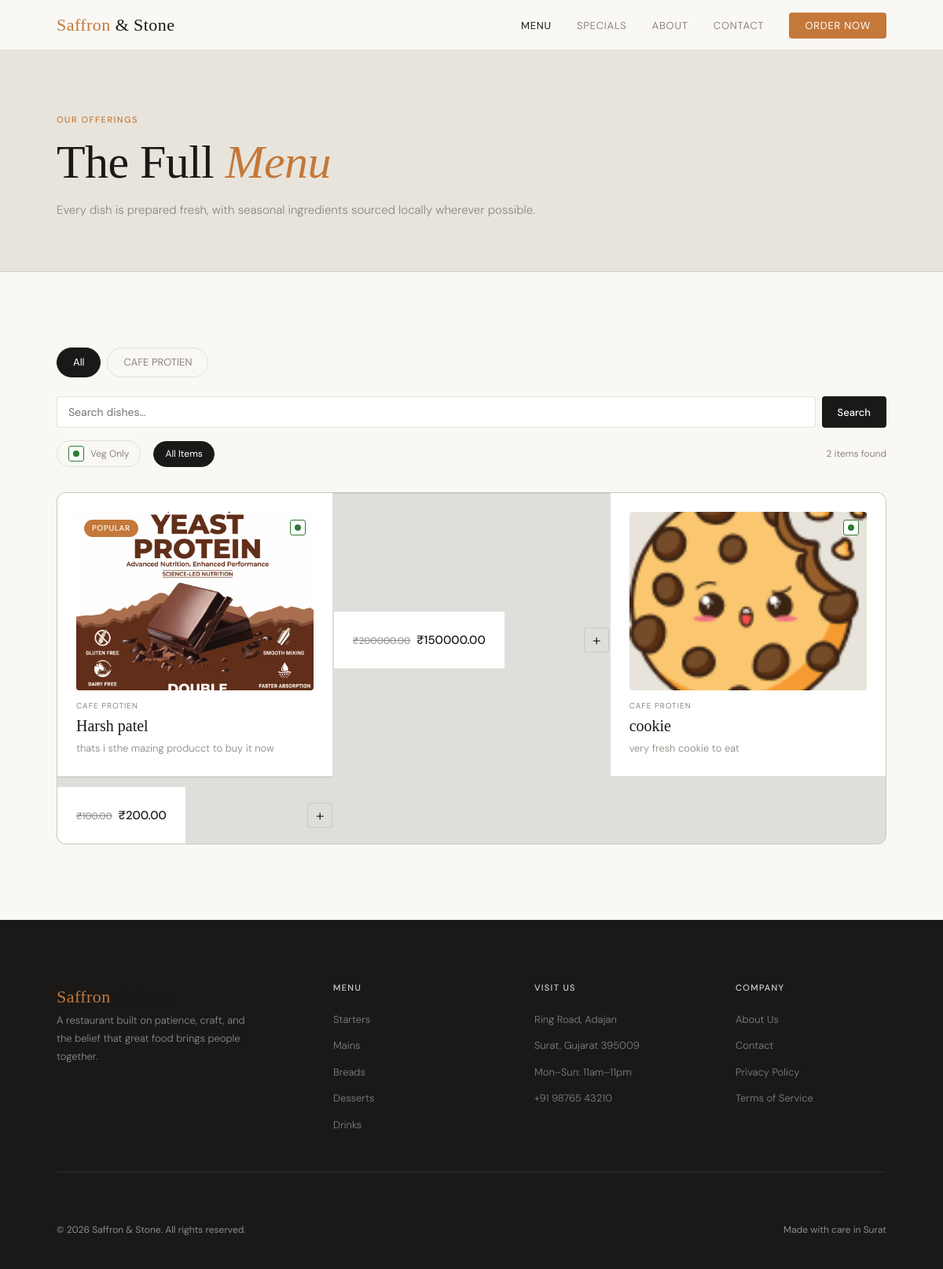
The app's page /menu/ with its own data.
### myapp/models.py (models this page shows, shortened)
class Category(models.Model):
    name      = models.CharField(max_length=100)
    slug      = models.SlugField(unique=True, blank=True)
    order     = models.PositiveIntegerField(default=0)
    is_active = models.BooleanField(default=True)
    class Meta:
        ordering = ['order', 'name']
        verbose_name_plural = 'Categories'

class MenuItem(models.Model):
    category       = models.ForeignKey(Category, on_delete=models.CASCADE, related_name='items')
    name           = models.CharField(max_length=200)
    description    = models.TextField()
    price          = models.DecimalField(max_digits=8, decimal_places=2)
    original_price = models.DecimalField(max_digits=8, decimal_places=2, null=True, blank=True)
    image          = models.ImageField(upload_to='menu/', null=True, blank=True)
    ingredients    = models.TextField(blank=True)
    allergens      = models.TextField(blank=True)
    is_veg         = models.BooleanField(default=True)
    is_active      = models.BooleanField(default=True)
    is_featured    = models.BooleanField(default=False)
    is_popular     = models.BooleanField(default=False)
    is_special     = models.BooleanField(default=False)   # weekend special
    is_spicy       = models.BooleanField(default=False)
    is_gluten_free = models.BooleanField(default=False)
    serves         = models.CharField(max_length=20, blank=True)
    prep_time      = models.PositiveIntegerField(null=True, blank=True, help_text='Minutes')
    created_at     = models.DateTimeField(auto_now_add=True)
    class Meta:
        ordering = ['category', 'name']

### myapp/views.py (the view)
# urls.py: path('menu/',                     menu,             name='menu'),
def menu(request):
    categories    = Category.objects.filter(is_active=True)
    active_cat    = request.GET.get('category', '')
    search_query  = request.GET.get('q', '')
    veg_filter    = request.GET.get('veg', '')
    qs = MenuItem.objects.filter(is_active=True).select_related('category')
    if active_cat:
        qs = qs.filter(category__slug=active_cat)
    if search_query:
        qs = qs.filter(name__icontains=search_query)
    if veg_filter:
        qs = qs.filter(is_veg=True)
    paginator  = Paginator(qs, 12)
    page_num   = request.GET.get('page', 1)
    menu_items = paginator.get_page(page_num)
    context = {
        'categories':    categories,
        'menu_items':    menu_items,
        'active_category': active_cat,
        'search_query':  search_query,
        'veg_filter':    veg_filter,
    }
    return render(request, 'menu.html', context)

### myapp/templates/menu.html (shortened to what this page needs)
{% extends "base.html" %}
{% load static %}
{% block content %}
<div class="page-header">
  <div class="page-header-inner">
    <p class="section-tag">Our Offerings</p>
    <h1>The Full <em>Menu</em></h1>
    <p class="page-header-desc">Every dish is prepared fresh, with seasonal ingredients sourced locally wherever possible.</p>
  </div>
</div>
<section>
  <div class="menu-tabs">
    <a href="{% url 'menu' %}" class="tab {% if not active_category %}active{% endif %}">All</a>
    {% for cat in categories %}
    <a href="{% url 'menu' %}?category={{ cat.slug }}" class="tab {% if active_category == cat.slug %}active{% endif %}">{{ cat.name }}</a>
    {% endfor %}
  </div>
  <form method="get" action="{% url 'menu' %}" class="search-bar">
    <input type="search" name="q" value="{{ search_query|default:'' }}" placeholder="Search dishes…">
    <button type="submit">Search</button>
  </form>
  <div class="filter-row">
    <a href="?{% if active_category %}category={{ active_category }}&{% endif %}veg=1" class="filter-pill {% if veg_filter %}active{% endif %}">
      <span class="card-veg" style="position:static;"></span> Veg Only
    </a>
    <a href="?{% if active_category %}category={{ active_category }}{% endif %}" class="filter-pill {% if not veg_filter %}active{% endif %}">All Items</a>
    <span class="result-count">{{ menu_items|length }} item{{ menu_items|length|pluralize }} found</span>
  </div>
  <div class="menu-grid" style="margin-top:2rem;">
    {% for item in menu_items %}
    <a href="{% url 'menu_item_detail' item.pk %}" class="menu-card">
      <div class="card-img">
        {% if item.image %}
          <img src="{{ item.image.url }}" alt="{{ item.name }}">
        {% else %}
          <img src="https://images.unsplash.com/photo-1585937421612-70a008356fbe?w=600&q=80" alt="{{ item.name }}">
        {% endif %}
        {% if item.is_popular %}<span class="card-badge">Popular</span>{% endif %}
        {% if item.is_veg %}<span class="card-veg"></span>{% else %}<span class="card-nonveg"></span>{% endif %}
      </div>
      <div class="card-body">
        <p class="card-cat">{{ item.category.name }}</p>
        <h3 class="card-name">{{ item.name }}</h3>
        <p class="card-desc">{{ item.description }}</p>
      </div>
      <div class="card-footer">
        <div class="card-price">
          {% if item.original_price %}<span>₹{{ item.original_price }}</span>{% endif %}
          ₹{{ item.price }}
        </div>
        <a href="{% url 'order' %}?item={{ item.pk }}" class="add-btn" onclick="event.stopPropagation()">+</a>
      </div>
    </a>
    {% empty %}
    <div class="empty-state">
      <p>No dishes found. <a href="{% url 'menu' %}">Clear filters</a></p>
    </div>
    {% endfor %}
  </div>
</section>
{% endblock %}

### myapp/templates/base.html (shortened to what this page needs)
<!DOCTYPE html>
<html lang="en">
<head>
{% load static %}
<link rel="stylesheet" href="{% static '/main.css' %}">
</head>
<body>
<nav>
  <a class="nav-logo" href="{% url 'home' %}"><span>Saffron</span> & Stone</a>
  <ul class="nav-links">
    <li><a href="{% url 'menu' %}" {% if request.resolver_match.url_name == 'menu' %}class="active"{% endif %}>Menu</a></li>
    <li><a href="{% url 'specials' %}" {% if request.resolver_match.url_name == 'specials' %}class="active"{% endif %}>Specials</a></li>
    <li><a href="{% url 'about' %}" {% if request.resolver_match.url_name == 'about' %}class="active"{% endif %}>About</a></li>
    <li><a href="{% url 'contact' %}" {% if request.resolver_match.url_name == 'contact' %}class="active"{% endif %}>Contact</a></li>
    <li><a href="{% url 'order' %}" class="nav-cta">Order Now</a></li>
  </ul>
</nav>
{% block content %}{% endblock %}
<footer>
  <div class="footer-top">
    <div class="footer-brand">
      <a class="nav-logo" href="{% url 'home' %}"><span>Saffron</span> & Stone</a>
      <p>A restaurant built on patience, craft, and the belief that great food brings people together.</p>
    </div>
    <div class="footer-col">
      <h4>Menu</h4>
      <ul>
        <li><a href="{% url 'menu' %}?category=starters">Starters</a></li>
        <li><a href="{% url 'menu' %}?category=mains">Mains</a></li>
        <li><a href="{% url 'menu' %}?category=breads">Breads</a></li>
        <li><a href="{% url 'menu' %}?category=desserts">Desserts</a></li>
        <li><a href="{% url 'menu' %}?category=drinks">Drinks</a></li>
      </ul>
    </div>
    <div class="footer-col">
      <h4>Visit Us</h4>
      <ul>
        <li><a href="{% url 'contact' %}">Ring Road, Adajan</a></li>
        <li><a href="#">Surat, Gujarat 395009</a></li>
        <li><a href="#">Mon–Sun: 11am–11pm</a></li>
        <li><a href="tel:+919876543210">+91 98765 43210</a></li>
      </ul>
    </div>
    <div class="footer-col">
      <h4>Company</h4>
      <ul>
        <li><a href="{% url 'about' %}">About Us</a></li>
        <li><a href="{% url 'contact' %}">Contact</a></li>
        <li><a href="#">Privacy Policy</a></li>
        <li><a href="#">Terms of Service</a></li>
      </ul>
    </div>
  </div>
  <div class="footer-bottom">
    <span>© {% now "Y" %} Saffron & Stone. All rights reserved.</span>
    <span>Made with care in Surat</span>
  </div>
</footer>
</body>
</html>

### records on screen
Category: name "CAFE PROTIEN"
MenuItem: image (picture), is_popular "POPULAR", is_veg True (drawn), category.name "CAFE PROTIEN", name "Harsh patel", description "thats i sthe mazing producct to buy it now", original_price "200000.00", price "150000.00"
MenuItem: image (picture), is_veg True (drawn), category.name "CAFE PROTIEN", name "cookie", description "very fresh cookie to eat", original_price "100.00", price "200.00"

### other values on screen
{{ menu_items|length }} "2"
